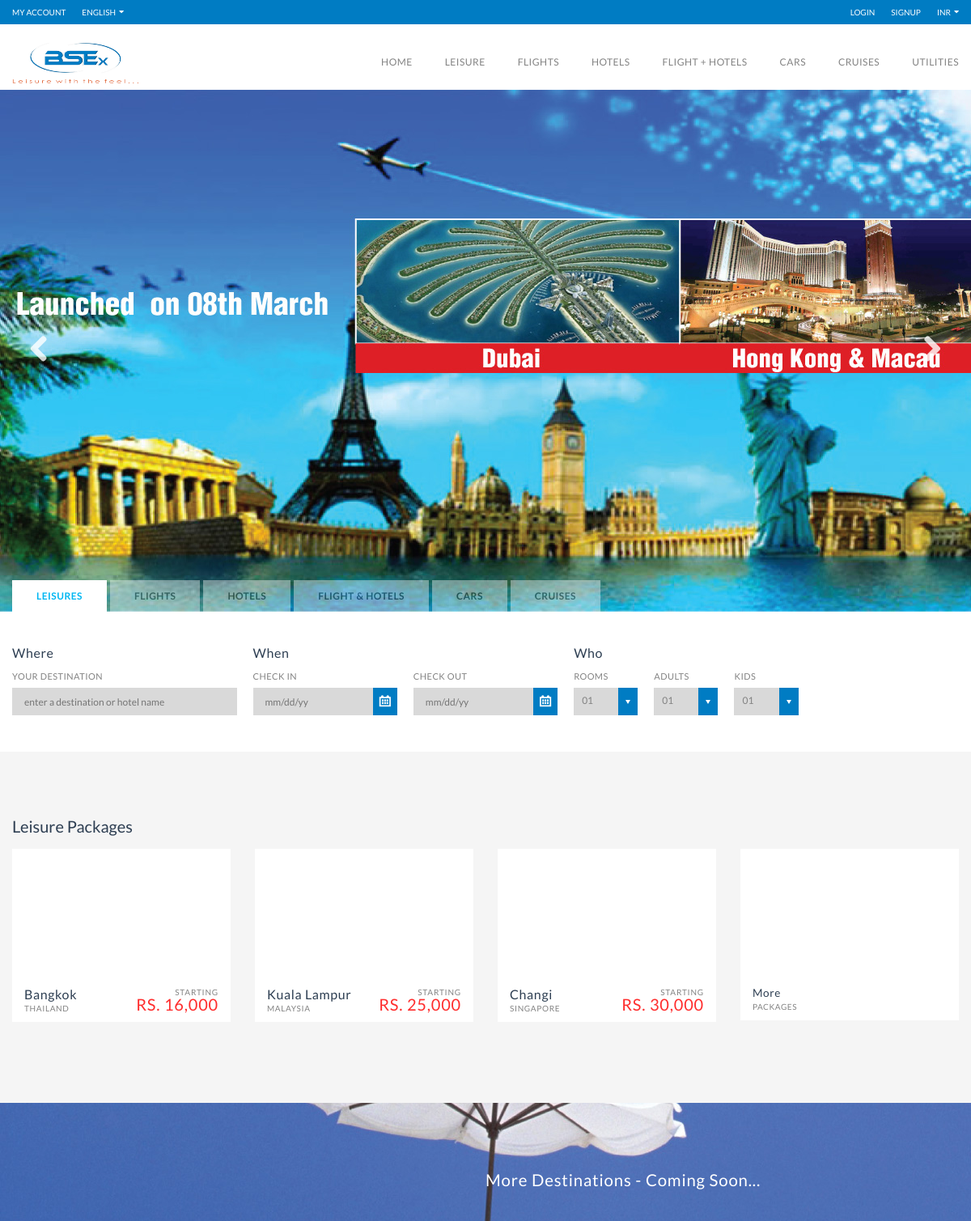
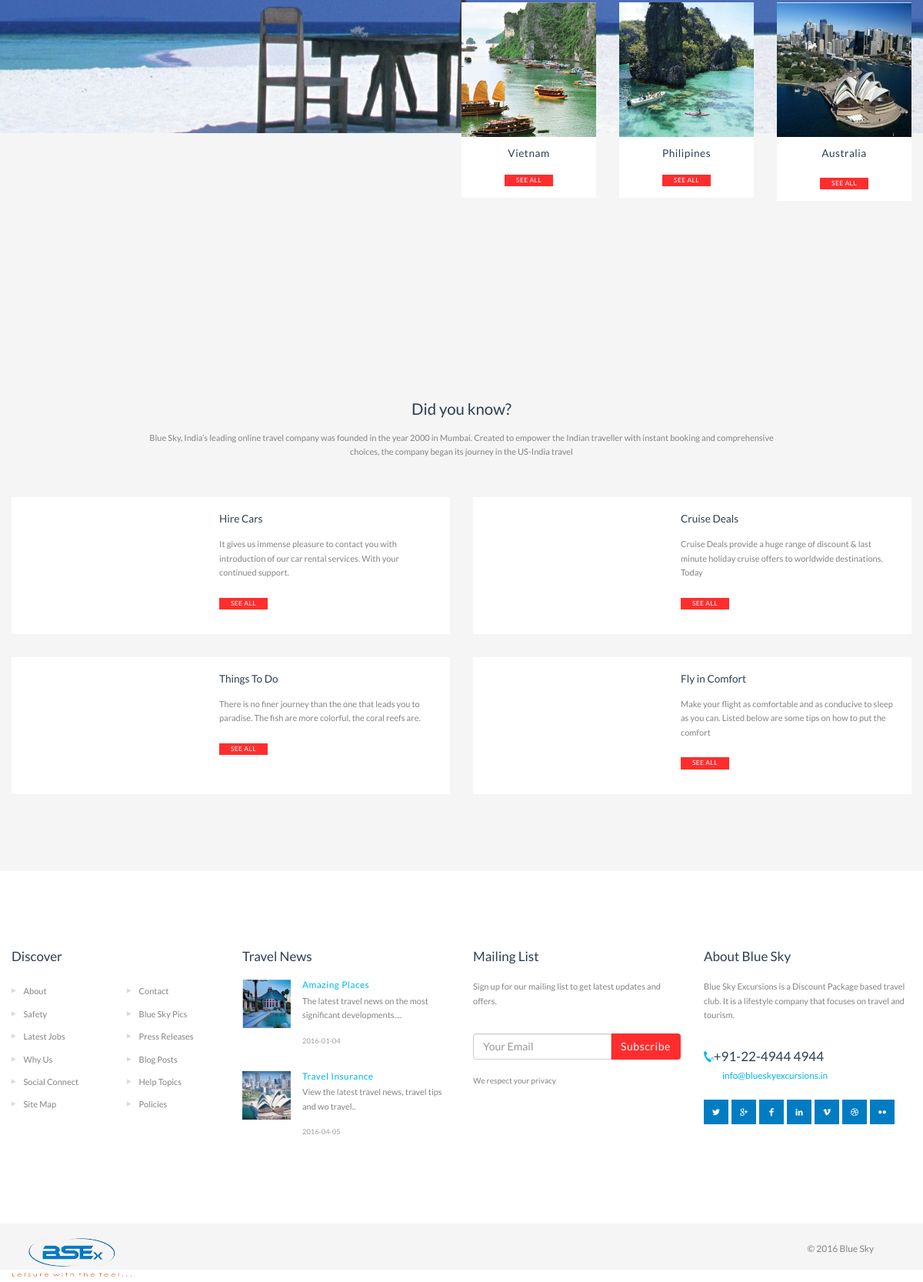
The page / on the database its author committed (2 pictures, top to bottom).
### tables this page shows
CREATE TABLE IF NOT EXISTS `slider_image` (
  `id` int(11) NOT NULL,
  `image` varchar(2000) NOT NULL
);

CREATE TABLE IF NOT EXISTS `home_packages` (
  `id` int(11) NOT NULL,
  `Packages_name` varchar(150) NOT NULL,
  `Country_Name` varchar(200) NOT NULL,
  `City_Name` varchar(200) NOT NULL,
  `Packages_Cost` varchar(11) NOT NULL,
  `image` varchar(1000) NOT NULL
);

CREATE TABLE IF NOT EXISTS `discover` (
  `d_id` int(11) NOT NULL,
  `Name` varchar(50) NOT NULL,
  `Active` varchar(11) NOT NULL DEFAULT 'Active'
);

CREATE TABLE IF NOT EXISTS `travel_news` (
  `t_id` int(11) NOT NULL,
  `title` varchar(50) NOT NULL,
  `content` varchar(1000) NOT NULL,
  `date` date NOT NULL,
  `image` varchar(1000) NOT NULL
);

CREATE TABLE IF NOT EXISTS `footer_about` (
  `abt_id` int(11) NOT NULL,
  `content` varchar(1000) NOT NULL,
  `phone` varchar(20) NOT NULL,
  `email` varchar(100) NOT NULL
);

### application/controllers/Index_controller.php (called while the page is built, shortened)
<?php
class Index_controller extends CI_Controller
{
    function __Construct()
    {
        $this->load->model('Cms_model');
		$this->load->model('User_model');
    }
    public function index()
    {
        $data['menu']          = $this->Cms_model->get_menu_packages();
        $data['home_data']     = $this->Cms_model->get_home_table();
        $data['slider_data']   = $this->Cms_model->get_slider_table();
        $data['discover_data'] = $this->Cms_model->get_Discover();
        $data['news_data']     = $this->Cms_model->get_news();
        $data['footer_about']  = $this->Cms_model->get_Footer_About();
        $this->load->view('include/head_view', $data);
        $this->load->view('include/top_bar_view');
        $this->load->view('index');
        $this->load->view('include/Leisure_packages_view');
        $this->load->view('include/Honeymoon_packages_view');
        $this->load->view('include/did_u_know_view');
        $this->load->view('include/footer_view');
    }
}
?>

### index.php (called while the page is built, shortened)
<?php
require_once BASEPATH.'core/CodeIgniter.php';

### application/models/Cms_model.php (called while the page is built, shortened)
<?php
class Cms_model extends CI_Model
{
	function get_menu_packages()
    {
        $this->db->select('l_id,Packages_Name,Packages_image,Package_Details_titel,Package_Entitlement,Package_Bokking_Process,Package_Cast,Inclusion,Exclusion,Location_name,Online_Charge,Other_Charge,Total_nights');
        $query = $this->db->get('leisure_packages');
        return $query->result_array();
    }
    function get_home_table()
    {
        $this->db->select("id,Packages_name,Country_name,City_name,Packages_Cost,image");
        $query = $this->db->get('home_packages');
        return $query->result_array();
    }
	  function get_slider_table()
    {
        $this->db->select("id,image");
        $query = $this->db->get('slider_image');
        return $query->result_array();
    }
	function get_Discover()
    {
        $this->db->select("d_id,Name");
        $query = $this->db->get('Discover');
        return $query->result_array();
    }
	function get_news()
    {
        $this->db->select("	t_id,title,content,date,image");
        $query = $this->db->get('travel_news');
        return $query->result_array();
    }
		function get_Footer_About()
		{
			$this->db->select("abt_id,content,phone,email");
			$query = $this->db->get('footer_about');
			return $query->row_array();
		}
}

### application/views/include/footer_view.php (the view, shortened to what this page needs)
<footer id="footer">
            <div class="footer-wrapper">
                <div class="container">
                    <div class="row">
                        <div class="col-sm-6 col-md-3">
                            <h2>Discover</h2>
                            <ul class="discover triangle hover row">
							 <?php foreach ($discover_data as $employee) { ?>
                                <li class="col-xs-6"><a href="index.php/Index_controller/<?php echo $employee["Name"]; ?>"><?php echo $employee["Name"]; ?></a></li>
							 <?php } ?>
                            </ul>
                        </div>
                        <div class="col-sm-6 col-md-3">
                            <h2>Travel News</h2>
                            <ul class="travel-news">
							<?php foreach ($news_data as $employee) { ?>
                                <li>
                                    <div class="thumb">
                                        <a href="#">
                                            <img src="<?=($employee["image"]); ?>" alt="" width="63" height="63" />
                                        </a>
                                    </div>
                                    <div class="description">
                                        <h5 class="s-title"><a href="#"><?=($employee["title"]); ?></a></h5>
                                        <p><?=($employee["content"]); ?>..</p>
                                        <span class="date"><?=($employee["date"]); ?></span>
                                    </div>
                                </li>
							<?php }?>
                            </ul>
                        </div>
                        <div class="col-sm-6 col-md-3">
                            <h2>Mailing List</h2>
                            <p>Sign up for our mailing list to get latest updates and offers.</p>
                            <br/>
							<form action="index.php/Index_controller/subscribe" method="post">
							<div class="input-group">
							<input type="email" class="form-control" name="email" placeholder="Your Email" required>
							<span class="input-group-btn">
							<button class="btn btn-secondary" type="submit">Subscribe</button>
							</span>
							</div>
                           <br />
                            <span>We respect your privacy</span>
                        </div>
                        <div class="col-sm-6 col-md-3">
                            <h2>About Blue Sky</h2>
                            <p><?php echo $footer_about["content"];?></p>
                            <br />
                            <address class="contact-details">
                                <span class="contact-phone"><i class="soap-icon-phone"></i><?php echo $footer_about["phone"];?></span>
                                <br />
                                <a href="index.php/Index_controller/index" class="contact-email"><?php echo $footer_about["email"];?></a>
                            </address>
                            <ul class="social-icons clearfix">
                                <li class="twitter"><a title="twitter" href="#" data-toggle="tooltip"><i class="soap-icon-twitter"></i></a></li>
                                <li class="googleplus"><a title="googleplus" href="#" data-toggle="tooltip"><i class="soap-icon-googleplus"></i></a></li>
                                <li class="facebook"><a title="facebook" href="#" data-toggle="tooltip"><i class="soap-icon-facebook"></i></a></li>
                                <li class="linkedin"><a title="linkedin" href="#" data-toggle="tooltip"><i class="soap-icon-linkedin"></i></a></li>
                                <li class="vimeo"><a title="vimeo" href="#" data-toggle="tooltip"><i class="soap-icon-vimeo"></i></a></li>
                                <li class="dribble"><a title="dribble" href="#" data-toggle="tooltip"><i class="soap-icon-dribble"></i></a></li>
                                <li class="flickr"><a title="flickr" href="#" data-toggle="tooltip"><i class="soap-icon-flickr"></i></a></li>
                            </ul>
                        </div>
                    </div>
                </div>
            </div>
            <div class="bottom gray-area">
                <div class="container">
                <div class="container">
                    <div class="logo pull-left">
                        <a href="index.php/Index_controller/index" title="Blue Sky - home">
                        </a>
                    </div>
                    <div class="pull-right">
                    </div>
                    <div class="copyright pull-right">
                        <p>&copy; 2016 Blue Sky</p>
                    </div>
                </div>
            </div>
        </footer>
</body>
</html>

### application/views/index.php (shortened to what this page needs)
<div id="slideshow">
            <div class="fullwidthbanner-container">
                <div class="revolution-slider" style="height: 0; overflow: hidden;">
                    <ul>
                     <?php foreach ($slider_data as $employee) { ?>
                        <li data-transition="zoomin" data-slotamount="7" data-masterspeed="1500">
                        </li>
                       <?php } ?>
                    </ul>
                </div>
            </div>
        </div>
        <section id="content">
            <div class="search-box-wrapper">
                <div class="search-box container">
                    <ul class="search-tabs clearfix">
                        <li class="active"><a href="#hotels-tab" data-toggle="tab">LEISURES</a></li>
						<li><a href="#flights-tab" data-toggle="tab">FLIGHTS</a></li>
						<li><a href="#hotels-tab" data-toggle="tab">HOTELS</a></li>
                        <li><a href="#flight-and-hotel-tab" data-toggle="tab">FLIGHT &amp; HOTELS</a></li>
                        <li><a href="#cars-tab" data-toggle="tab">CARS</a></li>
                        <li><a href="#cruises-tab" data-toggle="tab">CRUISES</a></li>
                    </ul>
                    <div class="search-tab-content">
                        <div class="tab-pane fade active in" id="hotels-tab">
                            <form action="hotel-list-view.html" method="post">
                                <div class="row">
                                    <div class="form-group col-sm-6 col-md-3">
                                        <h4 class="title">Where</h4>
                                        <label>Your Destination</label>
                                        <input type="text" class="input-text full-width" placeholder="enter a destination or hotel name" />
                                    </div>
                                    <div class="form-group col-sm-6 col-md-4">
                                        <h4 class="title">When</h4>
                                        <div class="row">
                                            <div class="col-xs-6">
                                                <label>Check In</label>
                                                <div class="datepicker-wrap">
                                                    <input type="text" class="input-text full-width" placeholder="mm/dd/yy" />
                                                </div>
                                            </div>
                                            <div class="col-xs-6">
                                                <label>Check Out</label>
                                                <div class="datepicker-wrap">
                                                    <input type="text" class="input-text full-width" placeholder="mm/dd/yy" />
                                                </div>
                                            </div>
                                        </div>
                                    </div>
                                    <div class="form-group col-sm-6 col-md-3">
                                        <h4 class="title">Who</h4>
                                        <div class="row">
                                            <div class="col-xs-4">
                                                <label>Rooms</label>
                                                <div class="selector">
                                                    <select class="full-width">
                                                        <option value="1">01</option>
                                                    </select>
                                                </div>
                                            </div>
                                            <div class="col-xs-4">
                                                <label>Adults</label>
                                                <div class="selector">
                                                    <select class="full-width">
                                                        <option value="1">01</option>
                                                    </select>
                                                </div>
                                            </div>
                                            <div class="col-xs-4">
                                                <label>Kids</label>
                                                <div class="selector">
                                                    <select class="full-width">
                                                        <option value="1">01</option>
                                                    </select>
                                                </div>
                                            </div>
                                        </div>
                                    </div>
                                    <div class="form-group col-sm-6 col-md-2 fixheight">
                                        <label class="hidden-xs">&nbsp;</label>
                                    </div>
                                </div>
                            </form>
                        </div>
                    </div>
                </div>
            </div>
</body>
</html>

### application/views/include/Leisure_packages_view.php (shortened to what this page needs)
<div class="destinations section">
                <div class="container">
                    <h2>Leisure Packages</h2>
                    <div class="row image-box style1 add-clearfix">
					<?php foreach ($home_data as $employee) { ?>
                        <div class="col-sms-6 col-sm-6 col-md-3">
                            <article class="box">
                                <div class="details">
                                    <span class="price"><small>STARTING</small>Rs. <?=$employee["Packages_Cost"]; ?></span>
                                    <h4 class="box-title"><a href="index.php/Index_controller/i_package/<?php echo $employee["Country_name"];?>"><?=$employee["City_name"]; ?><small><?=$employee["Country_name"]; ?></small></a></h4>
                                </div>
                            </article>
                        </div>
						<?php } ?>
                       <div class="col-sms-6 col-sm-6 col-md-3">
                            <article class="box">
                                <div class="details">
                                    <span class="price"><small></verysmall> </span>
                                    <h4 class="box-title"><a href="index.php/Index_controller/leisures">More<small>PACKAGES</small></a></h4>
                                </div>
                            </article>
                        </div>
                    </div>
                </div>
            </div>

### rows shown on the page
home_packages: Packages_Cost "16,000", City_Name "Bangkok", Country_Name "THAILAND"
home_packages: Packages_Cost "25,000", City_Name "Kuala Lampur", Country_Name "MALAYSIA"
home_packages: Packages_Cost "30,000", City_Name "Changi", Country_Name "SINGAPORE"
discover: Name "About"
discover: Name "Contact"
discover: Name "Safety"
discover: Name "Blue Sky Pics"
discover: Name "Latest Jobs"
discover: Name "Press Releases"
discover: Name "Why Us"
discover: Name "Blog Posts"
discover: Name "Social Connect"
discover: Name "Help Topics"
discover: Name "Site Map"
discover: Name "Policies"
travel_news: image (picture), title "Amazing Places", content "The latest travel news on the most significant developments..", date "2016-01-04"
travel_news: image (picture), title "Travel Insurance", content "View the latest travel news, travel tips and wo travel", date "2016-04-05"
footer_about: content "Blue Sky Excursions is a Discount Package based travel club. It is a lifestyle company that focuses on travel and tourism.", phone "+91-22-4944 4944", email "info@blueskyexcursions.in"
